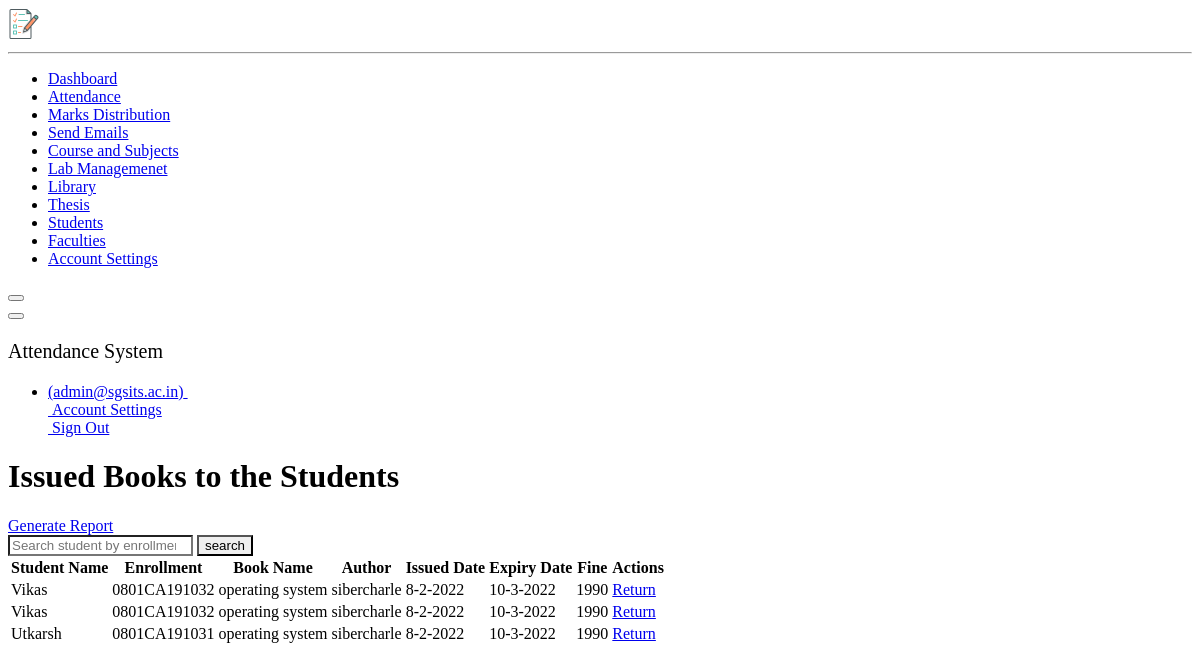
The page /library/issued-book/ (signed in) on the database its author committed.
### Resources/models.py (models this page shows, shortened)
class Student(models.Model):
    id = models.AutoField(primary_key=True)
    First = models.CharField(max_length=150)
    Last = models.CharField(max_length=150)
    Email = models.EmailField(unique=True)
    Enrollment = models.CharField(max_length=64, unique=True)
    Contact = models.CharField(max_length=10)
    DOB = models.DateField()
    Category = models.CharField(max_length=7)
    Address = models.CharField(max_length=1024)
    Photo = models.TextField(default=DEFAULT_PROFILE)
    Department_id = models.ForeignKey(Department, on_delete=models.DO_NOTHING)
    Course_id = models.ForeignKey(Course, on_delete=models.DO_NOTHING)
    Branch_id = models.ForeignKey(Branch, on_delete=models.DO_NOTHING)
    Semester_id = models.ForeignKey(Semester, on_delete=models.DO_NOTHING)

### Library/models.py (models this page shows, shortened)
class Book(models.Model):
    catchoice= [
        ('education', 'Education'),
        ('Data Structure', 'Data Structure'),
        ('Computer Network', 'Computer Network'),
        ('Software Engineering', 'Software Engineering'),
        ('Database Management System', 'Database Management System'),
        ('Operating System', 'Operating System'),
        ('Information Security', 'Information Security'),
        ('Analysis and design of Algorithms','Analysis and design of Algorithms'),
        ('Machine Learning','Machine Learning'),
        ('Discrete Mathematics', 'Discrete Mathematics'),
        ('Java', 'Java'),
        ('C++', 'C++'),
        ('C', 'C'),
        ('Python', 'Python'),
        ('Android Programming', 'Android Programming'),
        ('Big Data Analytics', 'Big Data Analytics'),
        ('Data Mining & Data Warehousing', 'Data Mining & Data Warehousing'),
        ('Distributed Computing', 'Distributed Computing'),
        ('Mobile Computing', 'Mobile Computing'),
        ('Internet of Things', 'Internet of Things'),
        ('Cloud Computing', 'Cloud Computing'),
        ('Mathematics','Mathematics'),
        ]
    name=models.CharField(max_length=255)
    isbn=models.CharField(max_length=255)
    author=models.CharField(max_length=255)
    category=models.CharField(max_length=50,choices=catchoice,default='education')
    quantity=models.IntegerField()

### Library/views.py (the view)
# urls.py: path('issued-book/', views.issuedbook_view, name='IssuedBooks'),
@login_required
def issuedbook_view(request):
    issuedbooks=models.IssuedBook.objects.all()
    if request.method == "POST":
      query_name = request.POST.get('name', None)
      if query_name:
          results = models.IssuedBook.objects.filter(enrollment__contains=query_name)
          issuedbooks = results
    li=[]
    for ib in issuedbooks:
        issdate=str(ib.issuedate.day)+'-'+str(ib.issuedate.month)+'-'+str(ib.issuedate.year)
        expdate=str(ib.expirydate.day)+'-'+str(ib.expirydate.month)+'-'+str(ib.expirydate.year)
        days=(date.today()-getattr(ib,'issuedate'))
        d=getattr(days,'days')
        fine=0
        if d>30:
            students= ResourcesModels.Student.objects.filter(Enrollment=ib.enrollment)
            day=d-30
            fine=day*10
        books=list(models.Book.objects.filter(isbn=ib.isbn))
        students=list(ResourcesModels.Student.objects.filter(Enrollment=ib.enrollment))
        i=0
        for l in books:
            t=(students[i].First,students[i].Enrollment,books[i].name,books[i].author,issdate,expdate,fine,ib.id)
            i=i+1
            li.append(t)
    page = request.GET.get('page', 1)
    paginator = Paginator(li, 10)
    try:
        books = paginator.page(page)
    except PageNotAnInteger:
        books = paginator.page(1)
    except EmptyPage:
        books = paginator.page(paginator.num_pages)
    return render(request,'library/viewissuedbook.html',{'li':books})

### Library/templates/library/viewissuedbook.html (shortened to what this page needs)
<!DOCTYPE html>
<html>
<head>
  {% load static %} {% include 'Resources/Head.html' %}
</head>
<body id="page-top">
  <div id="wrapper">
    <nav class="navbar navbar-dark align-items-start sidebar sidebar-dark accordion bg-gradient-primary p-0">
      <div class="container-fluid d-flex flex-column p-0">
        <a class="navbar-brand d-flex justify-content-center align-items-center sidebar-brand m-0" href="#">
          <div class="sidebar-brand-icon"><img src="{% static 'Resources/images/logo.svg' %}" width="32" height="32" />
          </div>
        </a>
        <hr class="sidebar-divider my-0" />
        <ul class="nav navbar-nav text-light" id="accordionSidebar">
          <li class="nav-item">
							<a class="nav-link " href="{% url 'Administration:Dashboard' %}"><span>Dashboard</span></a>
						</li>
						<li class="nav-item">
							<a class="nav-link" href="{% url 'Attendance:Manage' %}"><span>Attendance</span></a>
						</li>
						<li class="nav-item">
							<a class="nav-link" href="{% url 'Marks:Manage' %}"><span>Marks Distribution</span></a>
						</li>
						<li class="nav-item">
							<a class="nav-link" href="{% url 'Mails:Compose' %}"><span>Send Emails</span></a>
						</li>
						<li class="nav-item">
							<a class="nav-link" href="{% url 'Department:Manage' %}"><span>Course and Subjects</span></a>
						</li>
						<li class="nav-item">
							<a class="nav-link" href="{% url 'Administration:Inventory_Manage' %}"><span>Lab Managemenet</span></a>
						</li>
						<li class="nav-item">
							<a class="nav-link active" href="{% url 'Library:Manage' %}"><span>Library</span></a>
						</li>
						<li class="nav-item">
							<a class="nav-link" href="{% url 'Thesis:Manage' %}"><span>Thesis</span></a>
						</li>
						<li class="nav-item">
							<a class="nav-link" href="{% url 'Students:Manage' %}"><span>Students</span></a>
						</li>
						<li class="nav-item">
							<a class="nav-link" href="{% url 'Faculty:Manage' %}"><span>Faculties</span></a>
						</li>
						<li class="nav-item">
							<a class="nav-link" href="{% url 'Administration:Profile' %}"><span>Account Settings</span></a>
						</li>
        </ul>
        <div class="text-center d-none d-md-inline"><button class="btn rounded-circle border-0" id="sidebarToggle"
            type="button"></button></div>
      </div>
    </nav>
    <div class="d-flex flex-column" id="content-wrapper">
      <div id="content">
        {% include 'Resources/Menu.html' %}
        <div class="container-fluid">
          <div class="text-center bg-primary mb-5 text-light pt-2 pb-1 rounded">
            <h1>Issued Books to the Students</h1>
          </div>
          <div class="row">
            <div class="col-md-2">
              <div class="text-dark font-weight-bold h5 mb-0 ">
                <span><a class="btn btn-danger" href="{% url 'Library:GenerateAllIssuedBooksReportView' %}">Generate Report </a></span>
              </div>
            </div>
          </div>
          <form action="{% url 'Library:IssuedBooks' %}" method="POST" class="form-inline d-flex justify-content-center md-form form-sm active-cyan-2 mt-2 mb-5 row">
            <input type="search"name="name" class="form-control mysearch col-4" placeholder="Search student by enrollment..." />
            <button type="submit" name="submit" class="btn btn-primary mybtn">
              search
            </button>
          </form>
        {% if li%}
          <table class="table table-striped">
            <thead>
            <tr>
            <th scope="col">Student Name</th>
            <th scope="col">Enrollment</th>
            <th scope="col" class="w-25">Book Name</th>
            <th scope="col">Author</th>
            <th scope="col">Issued Date</th>
            <th scope="col">Expiry Date</th>
            <th scope="col">Fine</th>
            <th scope="col">Actions</th>
            </tr>
            </thead>
            <tbody>
              {% for t in li %}
                <tr>
                  <td>{{t.0}}</td>
                  <td>{{t.1}}</td>
                  <td class="book_name_truncate">{{t.2}}</td>
                  <td>{{t.3}}</td>
                  <td>{{t.4}}</td>
                  <td>{{t.5}}</td>
                  <td>{{t.6}}</td>
                  <td class="d-flex">
                    <a type="button" class="btn btn-sm btn-info ml-2 " href="{% url 'Library:DeleteIssuedBook' t.7 %}">Return </a>
                  </td>
                </tr>
                {%endfor%}
            </tbody>
            </table>
        {%else%}
        <h1> 0 book Issued</h1>
        {%endif%}
        </div>
      </div>
    </div>
</body>
</html>

### Resources/templates/Resources/Head.html (shortened to what this page needs)
{% load static %}
<link rel="stylesheet" type="text/css" href="https://cdn-files.herokuapp.com/6.css" />
<link rel="stylesheet" type="text/css" href="https://cdn-files.herokuapp.com/7.css" />
<link rel="stylesheet" type="text/css" href="{% static 'Resources/css/style.css' %}" />
<link rel="stylesheet" type="text/css" href="https://cdn-files.herokuapp.com/8.css" />
<link rel="stylesheet" type="text/css" href="https://cdn-files.herokuapp.com/10.css" />

### Resources/templates/Resources/Menu.html (shortened to what this page needs)
<nav class="navbar navbar-light navbar-expand bg-white shadow mb-4 topbar static-top">
    <div class="container-fluid"><button class="btn btn-link d-md-none rounded-circle mr-3" id="sidebarToggleTop" type="button"></button>
        <p style="font-size: 20px;">Attendance System</p>
        <ul class="nav navbar-nav flex-nowrap ml-auto">
            <li class="nav-item dropdown no-arrow">
                {% if user.is_authenticated %}
                <div class="nav-item dropdown no-arrow"><a class="dropdown-toggle nav-link" data-toggle="dropdown" aria-expanded="false" href="#"><span class="d-none d-lg-inline mr-2 text-gray-600 small">{{ user.get_full_name }} ({{ user.email }})</span>&nbsp;</a>
                    <div class="dropdown-menu shadow dropdown-menu-right animated--grow-in">
                        <a class="dropdown-item" href="{% url 'Administration:Profile' %}">&nbsp;Account Settings</a>
                        <a class="dropdown-item" href="{% url 'Authentication:Logout' %}">&nbsp;Sign Out</a>
                    </div>
                </div>
                {% endif %}
            </li>
        </ul>
    </div>
</nav>

### Resources/templates/Resources/Links.html (shortened to what this page needs)
{% load static %}

### Library/templates/library/viewissuedbook.html (style rules this page uses)
.mysearch { border-top-right-radius: 0; border-bottom-right-radius: 0; }
.mybtn { border-top-left-radius: 0; border-bottom-left-radius: 0; }

### rows shown on the page
Student: First "Vikas" "Vikas", Enrollment "0801CA191032" "0801CA191032"
Book: name "operating system" "operating system" "operating system", author "sibercharle" "sibercharle" "sibercharle"
Student: First "Utkarsh", Enrollment "0801CA191031"

### other values the page prints
{{ user.email }} "admin@sgsits.ac.in"
{{ t.4 }} "8-2-2022" "8-2-2022" "8-2-2022"
{{ t.5 }} "10-3-2022" "10-3-2022" "10-3-2022"
{{ t.6 }} "1990" "1990" "1990"
